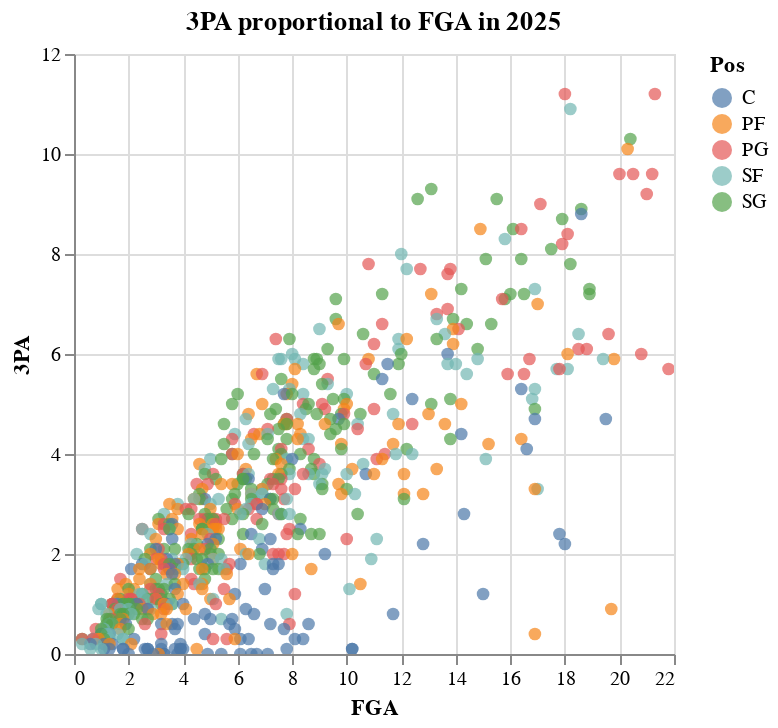

Notebook code for this chart:
### Code cell
pos_sel = alt.selection_point(
    fields=['Pos'],
    bind='legend'      # <- clicking legend entries toggles selection
)


alt.Chart(allstats_25).mark_circle(size=40).encode(
    x='FGA',
    y='3PA',
    color='Pos',
    tooltip=['Player']
).add_params(pos_sel).transform_filter(pos_sel).interactive().properties(
    title="3PA proportional to FGA in 2025")

### Figure 1 — Vega-Lite specification as saved in the notebook (floating-point values rounded to 4 significant figures; data arrays with more than 128 entries replaced by an {"elided": "..."} marker saying what was removed)
{"$schema": "https://vega.github.io/schema/vega-lite/v5.20.1.json", "config": {"view": {"continuousHeight": 300, "continuousWidth": 300}}, "data": {"name": "data-061dd31b88bde9069ad8b74e6b45cd40"}, "datasets": {"data-061dd31b88bde9069ad8b74e6b45cd40": {"elided": "690 records"}}, "encoding": {"color": {"field": "Pos", "type": "nominal"}, "tooltip": [{"field": "Player", "type": "nominal"}], "x": {"field": "FGA", "type": "quantitative"}, "y": {"field": "3PA", "type": "quantitative"}}, "mark": {"size": 40, "type": "circle"}, "params": [{"bind": "legend", "name": "param_9", "select": {"fields": ["Pos"], "type": "point"}}, {"bind": "scales", "name": "param_10", "select": {"encodings": ["x", "y"], "type": "interval"}}], "title": "3PA proportional to FGA in 2025", "transform": [{"filter": {"param": "param_9"}}]}
